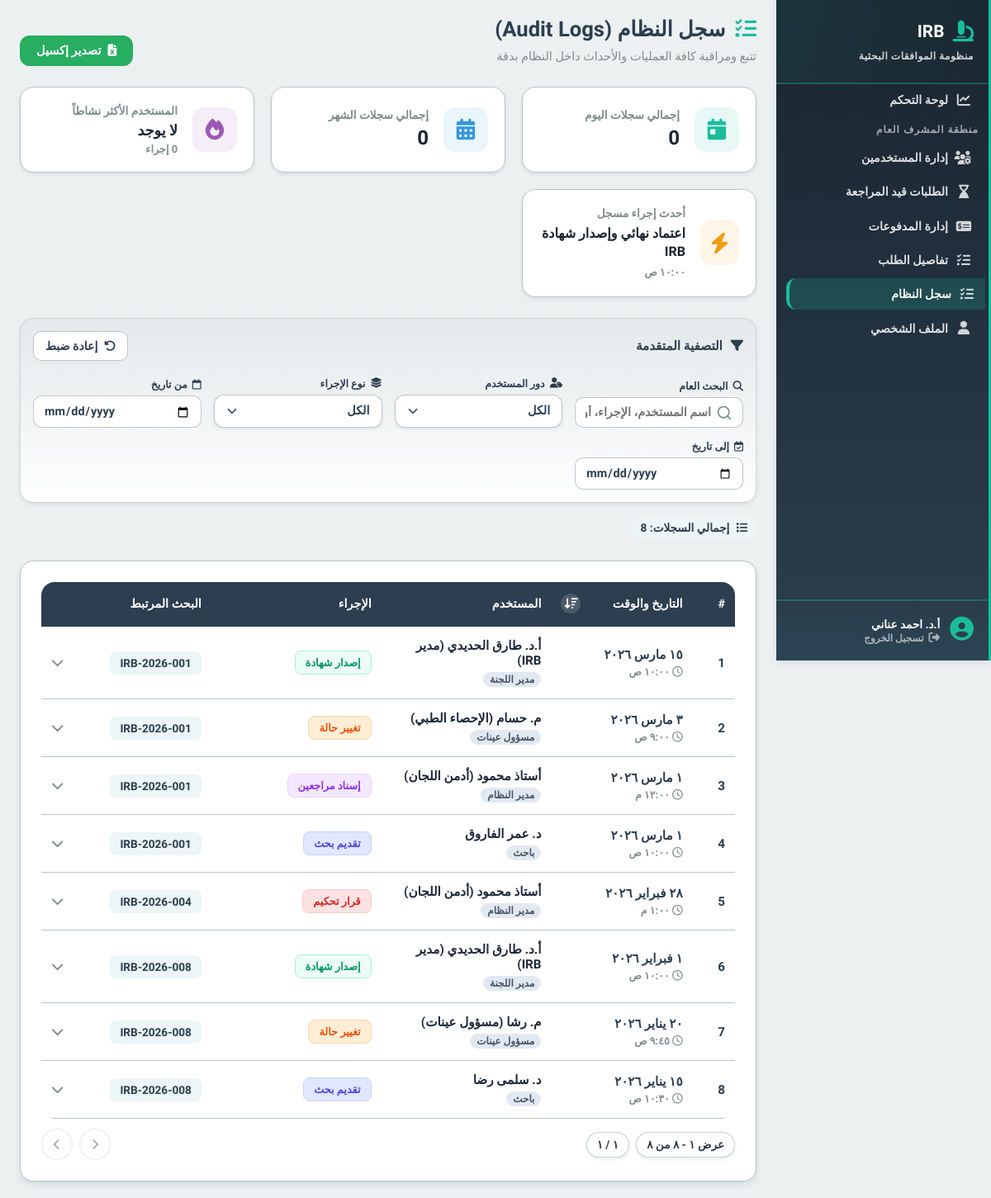
Screenshot of /features/admin/system_logs.php (signed in) with the database file from the repository.
### tables this page shows
CREATE TABLE logs (
    id INT AUTO_INCREMENT PRIMARY KEY,
    application_id INT,
    user_id INT,
    action VARCHAR(255),
    type VARCHAR(50) NULL,
    created_at TIMESTAMP DEFAULT CURRENT_TIMESTAMP,
    FOREIGN KEY (application_id) REFERENCES applications(id) ON DELETE SET NULL,
    FOREIGN KEY (user_id) REFERENCES users(id)
);

CREATE TABLE users (
    id INT AUTO_INCREMENT PRIMARY KEY,
    role ENUM('student','admin','sample_officer','reviewer','manager','super_admin') NOT NULL,
    full_name VARCHAR(255),
    email VARCHAR(255) UNIQUE,
    password_hash VARCHAR(255),
    national_id VARCHAR(20),
    phone_number VARCHAR(20),
    faculty VARCHAR(150),
    department VARCHAR(150),
    id_front_url VARCHAR(255),
    id_back_url VARCHAR(255),
    is_active BOOLEAN DEFAULT FALSE,
    created_at TIMESTAMP DEFAULT CURRENT_TIMESTAMP
);

CREATE TABLE applications (
    id INT AUTO_INCREMENT PRIMARY KEY,
    student_id INT,
    serial_number VARCHAR(50) UNIQUE,
    title TEXT,
    principal_investigator VARCHAR(255),
    co_investigators JSON,
    current_stage ENUM(
        'pending_admin', 'awaiting_initial_payment', 'awaiting_sample_calc',
        'awaiting_sample_payment', 'under_review','approved_by_reviewer','approved', 'rejected'
    ) DEFAULT 'pending_admin',
    is_blinded BOOLEAN DEFAULT TRUE,
    created_at TIMESTAMP DEFAULT CURRENT_TIMESTAMP,
    updated_at TIMESTAMP DEFAULT CURRENT_TIMESTAMP ON UPDATE CURRENT_TIMESTAMP,
    FOREIGN KEY (student_id) REFERENCES users(id) ON DELETE CASCADE,
    INDEX(student_id),
    INDEX(current_stage)
);

### features/admin/system_logs.php (the view, shortened to what the rows shown need)
<?php
require_once '../../init.php';
require_once '../../includes/irb_helpers.php';
require_once '../../classes/SystemLogs.php';
$dbobj = new Database();
$systemLogs = new SystemLogs($dbobj->getconn());
$logs = $systemLogs->getAllLogs();
$roleTranslations = [
    'admin' => 'مدير النظام',
    'manager' => 'مدير اللجنة',
    'reviewer' => 'مراجع',
    'sample_officer' => 'مسؤول عينات',
    'student' => 'باحث',
    'super_admin' => 'مدير عام'
];
?>
<!DOCTYPE html>
<html lang="ar" dir="rtl">
<head>
    <link rel="stylesheet" href="https://cdnjs.cloudflare.com/ajax/libs/font-awesome/6.4.0/css/all.min.css">
    <link rel="stylesheet" href="/irb-digital-system/includes/style.css">
    <link rel="stylesheet" href="/irb-digital-system/assets/css/global.css">
    <link rel="stylesheet" href="/irb-digital-system/assets/css/irb-select.css">
    <link rel="stylesheet" href="/irb-digital-system/assets/css/irb-pagination.css">
</head>
<body>
    <div class="content">
        <div class="page-header">
            <div>
                <h2 class="page-title"><i class="fa-solid fa-list-check"></i> سجل النظام (Audit Logs)</h2>
            </div>
        </div>
        <div class="data-card">
            <div class="table-wrap">
                <table class="data-table" id="logsTable">
                    <thead>
                        <tr>
                            <th width="5%">#</th>
                            <th width="15%" class="sortable-header">
                                <button type="button" id="dateSortHeader" class="sortable-button" aria-label="ترتيب حسب الوقت">
                                    <span>التاريخ والوقت</span>
                                    <span class="sort-direction" id="dateSortIcon"><i class="fa-solid fa-arrow-down-wide-short"></i></span>
                                </button>
                            </th>
                            <th width="20%">المستخدم</th>
                            <th width="20%">الإجراء</th>
                            <th width="15%">البحث المرتبط</th>
                            <th width="5%"></th>
                        </tr>
                    </thead>
                    <tbody id="logsTableBody">
                        <?php if (empty($logs)): ?>
                            <tr><td colspan="6"><div class="no-results" style="display:block;"><i class="fa-solid fa-folder-open"></i><p style="font-weight:700;font-size:1.05rem;">لا توجد أي سجلات</p></div></td></tr>
                        <?php else: ?>
                            <?php foreach ($logs as $index => $row):
                                $userRole = $row['role'] ? ($roleTranslations[$row['role']] ?? $row['role']) : 'نظام';
                                $userName = $row['full_name'] ? $row['full_name'] : 'النظام الآلي';
                                $searchBlob = strtolower($userName . ' ' . $row['action'] . ' ' . $row['serial_number']);
                                $rawDate = date('Y-m-d', strtotime($row['created_at']));
                            ?>
                                <tr class="main-row"
                                    data-search="<?= htmlspecialchars($searchBlob) ?>"
                                    data-role="<?= $row['role'] ?? 'system' ?>"
                                    data-type="<?= $row['action_type'] ?>"
                                    data-date="<?= htmlspecialchars($rawDate) ?>"
                                    data-sortdate="<?= $row['created_at'] ?>"
                                    onclick="toggleRow(this)">
                                    <td><strong><?= $index + 1 ?></strong></td>
                                    <td>
                                        <div class="date-cell">
                                            <span><?= htmlspecialchars(irb_format_arabic_date($row['created_at'])) ?></span>
                                            <small><i class="fa-regular fa-clock"></i> <?= htmlspecialchars(irb_format_arabic_time($row['created_at'])) ?></small>
                                        </div>
                                    </td>
                                    <td>
                                        <div class="name"><?= htmlspecialchars($userName) ?></div>
                                        <div class="role-badge"><?= $userRole ?></div>
                                    </td>
                                    <td>
                                        <span class="<?= $row['badge_class'] ?>">
                                            <?= htmlspecialchars($row['action_label']) ?>
                                        </span>
                                    </td>
                                    <td>
                                        <?php if($row['serial_number']): ?>
                                            <a href="/irb-digital-system/features/admin/application_details.php?id=<?= $row['application_id'] ?>" class="badge-serial" onclick="event.stopPropagation()">
                                                <?= htmlspecialchars($row['serial_number']) ?>
                                            </a>
                                        <?php else: ?>
                                            <span style="color:var(--text-muted); font-weight:800;">—</span>
                                        <?php endif; ?>
                                    </td>
                                    <td style="text-align:left;"><i class="fa-solid fa-chevron-down chevron-icon"></i></td>
                                </tr>
                            <?php endforeach; ?>
                        <?php endif; ?>
                    </tbody>
                </table>
            </div>
        </div>
    </div>
</body>
</html>

### rows the page displays
logs: created_at "١٥ مارس ٢٠٢٦", created_at "١٠:٠٠ ص", user.full_name "أ.د. طارق الحديدي (مدير IRB)", user.role "مدير اللجنة", action_label "إصدار شهادة", application.serial_number "IRB-2026-001"
logs: created_at "٣ مارس ٢٠٢٦", created_at "٩:٠٠ ص", user.full_name "م. حسام (الإحصاء الطبي)", user.role "مسؤول عينات", action_label "تغيير حالة", application.serial_number "IRB-2026-001"
logs: created_at "١ مارس ٢٠٢٦", created_at "١٢:٠٠ م", user.full_name "أستاذ محمود (أدمن اللجان)", user.role "مدير النظام", action_label "إسناد مراجعين", application.serial_number "IRB-2026-001"
logs: created_at "١ مارس ٢٠٢٦", created_at "١٠:٠٠ ص", user.full_name "د. عمر الفاروق", user.role "باحث", action_label "تقديم بحث", application.serial_number "IRB-2026-001"
logs: created_at "٢٨ فبراير ٢٠٢٦", created_at "١:٠٠ م", user.full_name "أستاذ محمود (أدمن اللجان)", user.role "مدير النظام", action_label "قرار تحكيم", application.serial_number "IRB-2026-004"
logs: created_at "١ فبراير ٢٠٢٦", created_at "١٠:٠٠ ص", user.full_name "أ.د. طارق الحديدي (مدير IRB)", user.role "مدير اللجنة", action_label "إصدار شهادة", application.serial_number "IRB-2026-008"
logs: created_at "٢٠ يناير ٢٠٢٦", created_at "٩:٤٥ ص", user.full_name "م. رشا (مسؤول عينات)", user.role "مسؤول عينات", action_label "تغيير حالة", application.serial_number "IRB-2026-008"
logs: created_at "١٥ يناير ٢٠٢٦", created_at "١٠:٣٠ ص", user.full_name "د. سلمى رضا", user.role "باحث", action_label "تقديم بحث", application.serial_number "IRB-2026-008"

### other values shown
mb_substr($_SESSION['full_name'], 0, 20, 'UTF-8') "أ.د. احمد عناني"
$summary['today'] "0"
$summary['this_month'] "0"
$summary['active_user']['name'] "لا يوجد"
$summary['active_user']['count'] "0"
$summary['last_action']['action'] "اعتماد نهائي وإصدار شهادة IRB"
irb_format_arabic_time($summary['last_action']['time']) "١٠:٠٠ ص"
count($logs) "8"
